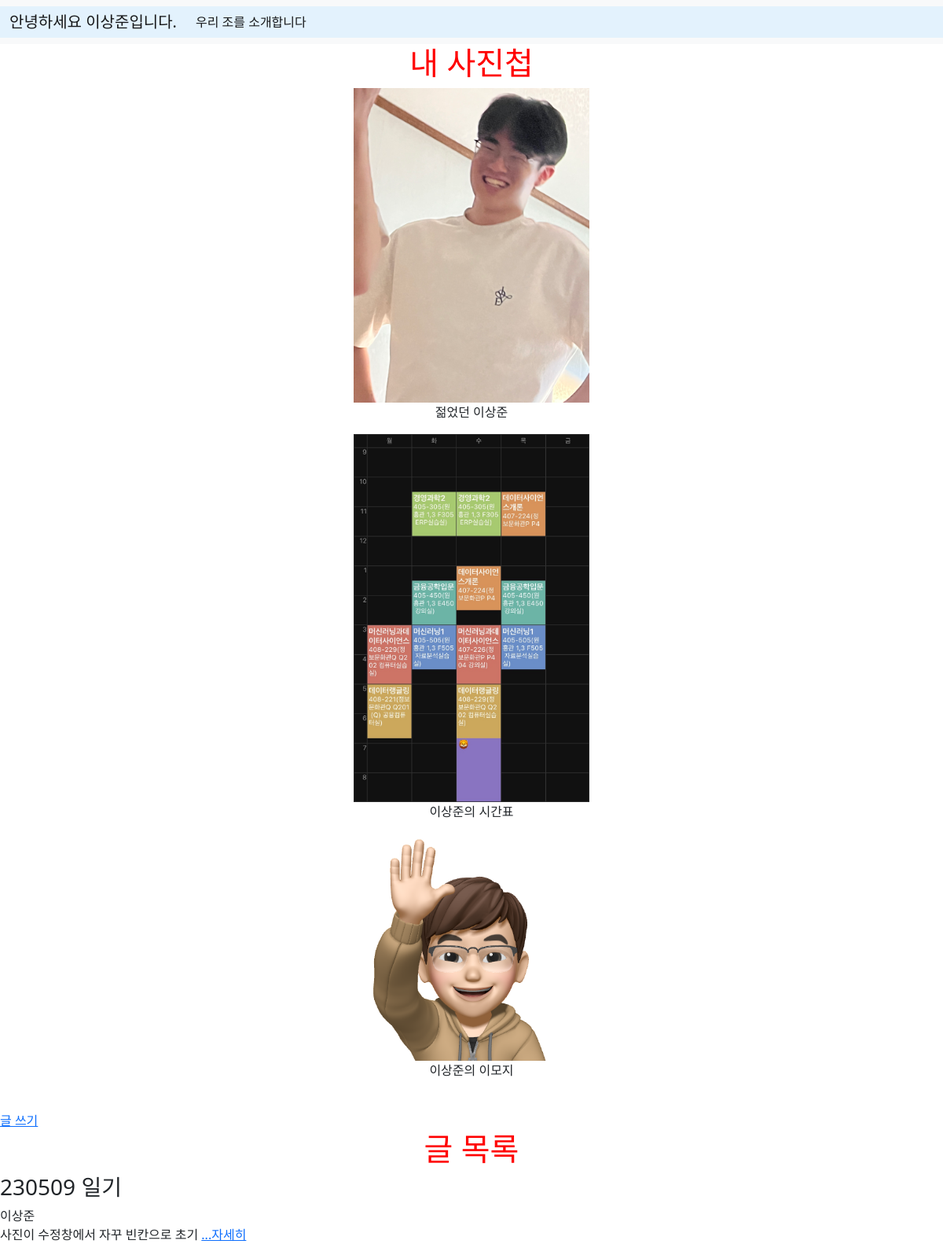
Before: / with the older database file.
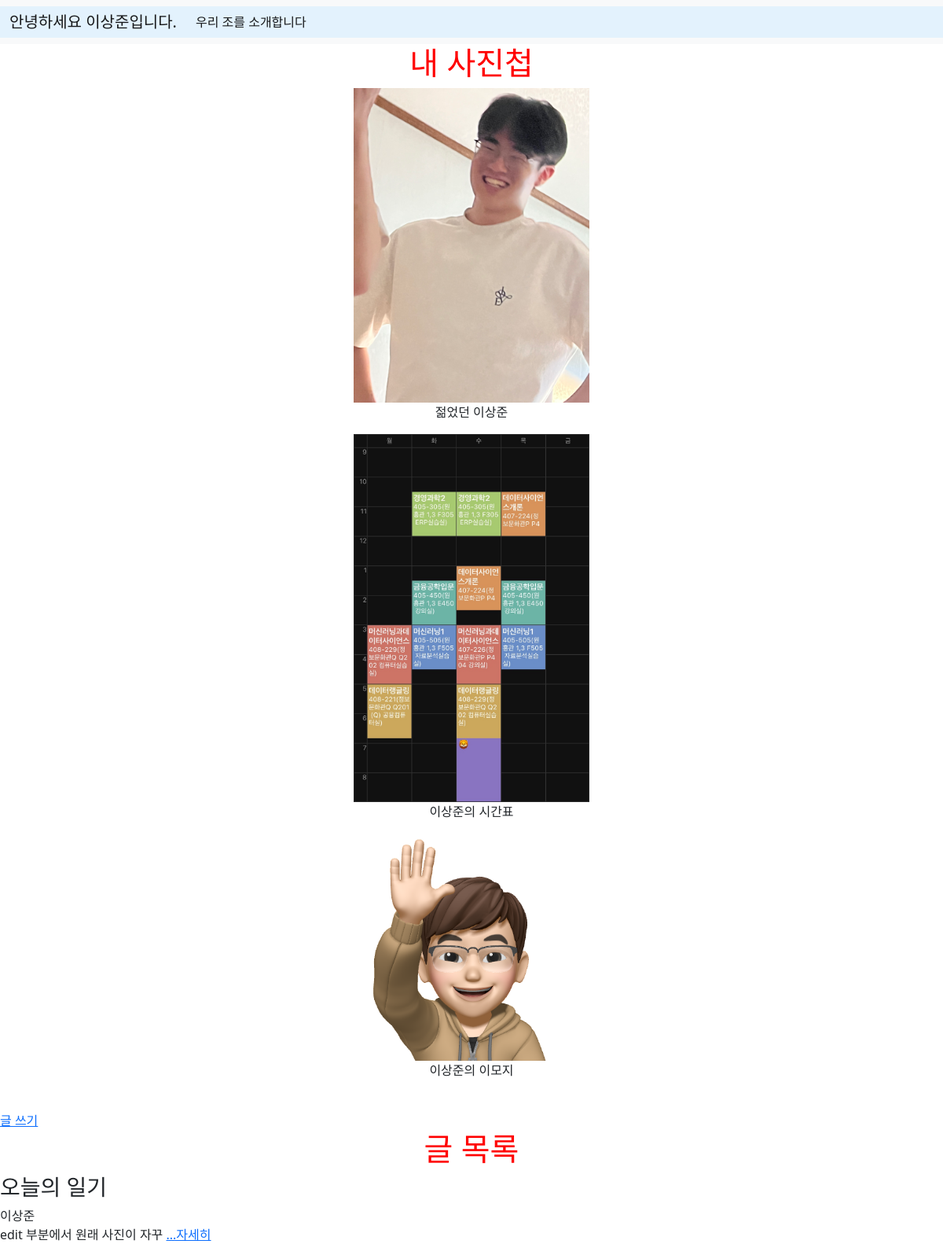
After: the same page with the newer database file.
### main/models.py (models this page shows, shortened)
class Post(models.Model): # 모델 class 명을 Blog에서 Post로 바꾸기
    title = models.CharField(max_length=200) # title : 최대 길이 200
    writer = models.CharField(max_length=100) # writer : 최대 길이 100
    mood = models.CharField(max_length=20) # mood : 기분
    weather = models.CharField(max_length=20) # weather : 오늘 날씨
    pub_date = models.DateTimeField() # pub_date : 게시날짜
    body = models.TextField() # body : post의 body
    image = models.ImageField(upload_to="post/", blank=True, null=True)
    def summary(self):
        return self.body[:20] #body의 20번째 인덱스까지를 리턴

### main/views.py (the view)
# urls.py: path('', mainpage, name="mainpage"),
def mainpage(request):
    posts = Post.objects.all() #변수 posts에 Post의 모든 객체를 저장 즉, posts에 모든 게시물이 담긴다.
    return render(request, 'main/mainpage.html', {'posts':posts}) # mainpage.html을 띄우는 함수

### main/templates/main/mainpage.html
{% extends 'base.html' %}
{% load static %}
{% block content %}
<h1>내 사진첩</h1>
<div class="container">
    <img src = "{% static 'images/sangjunlee1.jpg' %}" style = "width : 300px;">
    <p>젊었던 이상준</p>
</div>
<div class="container">
    <img src = "{% static 'images/time table.jpg' %}" style = "width : 300px;">
    <p>이상준의 시간표</p>
</div>
<div class="container">
    <img src = "{% static 'images/이모지.png' %}" style = "width : 300px;">
    <p>이상준의 이모지</p>
</div>
<br>
<a href="{% url 'main:new' %}">글 쓰기</a>
<h1>글 목록</h1>
<div>
    {% for post in posts %}
    <div>
        <h3>{{post.title}}</h3>
        {{post.writer}}<br>
        {{post.summary}}
        <a href = "{%url 'main:detail' post.id %}">...자세히</a>
        <br>
    </div>
    {% endfor %}
</div>
{% endblock %}

### likelion_11th_B_sangjunlee_homework/templates/base.html (shortened to what this page needs)
<!doctype html>
{% load static %}
<html lang="ko">
<head>
    <link rel="stylesheet" type = "text/css" href = "{% static 'css/project.css' %}">
    <link href="https://cdn.jsdelivr.net/npm/bootstrap@5.1.3/dist/css/bootstrap.min.css" rel="stylesheet">
</head>
<body>
    {% include 'shared/_navbar.html' %}
    {% block content %}
    {% endblock %}
</body>
</html>

### likelion_11th_B_sangjunlee_homework/templates/shared/_navbar.html (shortened to what this page needs)
<nav class="navbar navbar-expand-lg navbar-light bg-light">
    <div class="container-fluid" style="background-color: #e3f2fd;">
        <a class="navbar-brand" href="{% url 'main:mainpage' %}">안녕하세요 이상준입니다.</a>
        <div class="collapse navbar-collapse" id="navbarNav">
            <ul class="navbar-nav">
            <li class="nav-item">
                <a class="nav-link active" aria-current="page" href="{% url 'main:secondpage' %}">우리 조를 소개합니다</a>
            </li>
            </ul>
        </div>
    </div>
</nav>

### likelion_11th_B_sangjunlee_homework/static/css/project.css (style rules this page uses)
h1 { color: red; text-align: center; }
.container { display: flex; justify-content: center; align-items: center; flex-direction: column; }

Changed rows visible on the page:
removed Post: title "230509 일기", writer "이상준", summary "사진이 수정창에서 자꾸 빈칸으로 초기"
added Post: title "오늘의 일기", writer "이상준", summary "edit 부분에서 원래 사진이 자꾸"
